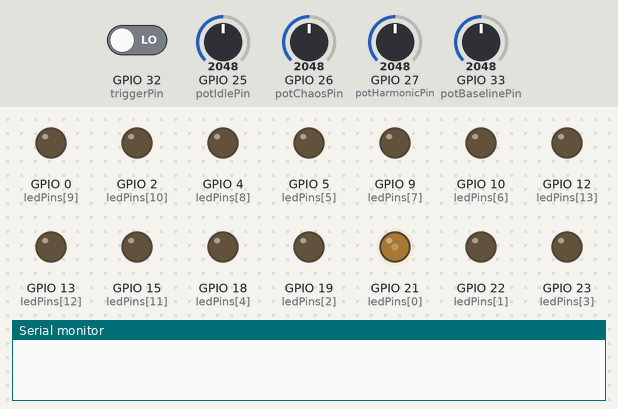
Simulated run of this sketch. Board: ESP32. Shown: output pins drawn as LEDs (lit = HIGH), the last lines printed to the serial monitor. The inputs (shaded band) are chosen by the test bench; at power-on: GPIO 33 (potBaselinePin) = 2048, GPIO 25 (potIdlePin) = 2048, GPIO 32 (triggerPin) LOW, GPIO 26 (potChaosPin) = 2048, GPIO 27 (potHarmonicPin) = 2048. Random numbers use the default seed unless the sketch sets one.

Above: at 1.2 s.
1.3 s: GPIO 33 (potBaselinePin) set to 3972
At 2.06 s:
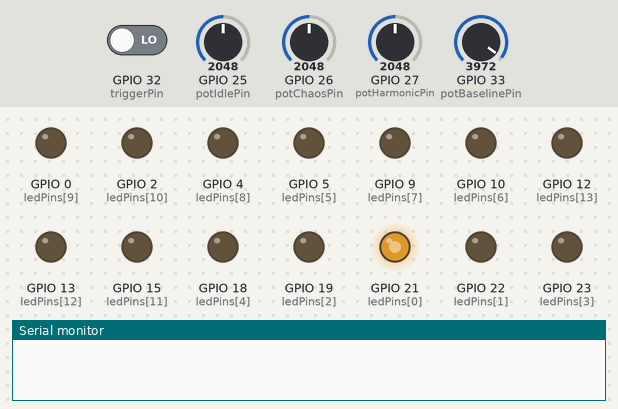
4.3 s: GPIO 25 (potIdlePin) set to 122
7.3 s: GPIO 32 (triggerPin) driven HIGH
At 8.36 s:
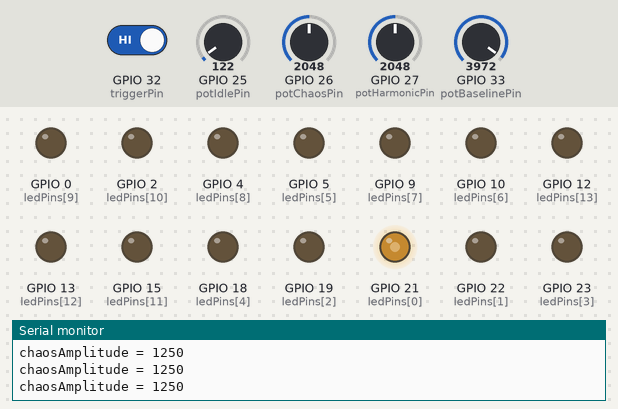
10.3 s: GPIO 26 (potChaosPin) set to 2866
13.3 s: GPIO 27 (potHarmonicPin) set to 2866
16.3 s: GPIO 26 (potChaosPin) set to 3972
Timing chart, 0 to 20.3 s (numbered marks = the images above; inputs shaded):
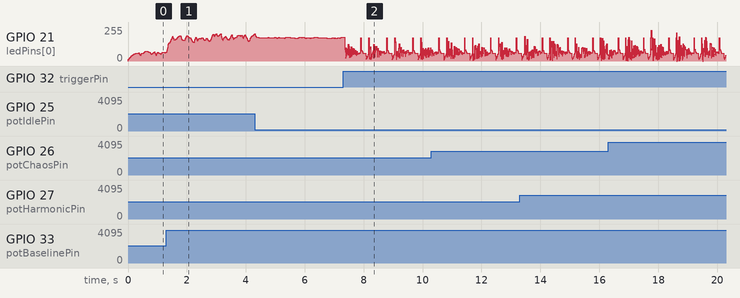

The sketch:

flameSynthesizer.ino
```cpp
// --- PIN DEFINITIONS ---
// Create as array that will store the LED gpio pin numbers
const uint8_t ledPins[] = {
  GPIO_NUM_21,
  GPIO_NUM_22,
  GPIO_NUM_19,
  GPIO_NUM_23,
  GPIO_NUM_18,
  GPIO_NUM_5,
  GPIO_NUM_10,
  GPIO_NUM_9,
  GPIO_NUM_4,
  GPIO_NUM_0,
  GPIO_NUM_2,
  GPIO_NUM_15,
  GPIO_NUM_13,
  GPIO_NUM_12
  };

const uint8_t triggerPin = 32; // Connect a button from this pin to GND

// Potentiometer pins (ESP32 ADC pins)
const uint8_t potIdlePin = 25;      // Adjusts idle flicker intensity
const uint8_t potChaosPin = 26;     // Adjusts chaotic amplitude
const uint8_t potHarmonicPin = 27;  // Adjusts the duration/damping of the harmonic ringing
const uint8_t potBaselinePin = 33;  // Adjusts the overall baseline brightness

// --- PWM SETTINGS ---
const uint16_t freq = 5000;
const uint8_t resolution = 12; // 0-4095

// --- STATE MACHINE ---
enum FlameState { IDLE, DROP, CHAOTIC, HARMONIC };
FlameState currentState = IDLE;

unsigned long stateStartTime = 0;
unsigned long currentTime = 0;

// --- IDLE FLICKER VARIABLES ---
uint16_t currentIdlePWM = 1000;  // Will quickly snap to actual baseline on startup
uint16_t targetIdlePWM = 1000;
unsigned long lastIdleChange = 0;


// Sharp drop to near-zero, followed by a fast 150ms recovery up to the baseline
const uint16_t dropDuration = 150;

// Violent random swings that decay over 600ms
const uint16_t chaosDuration = 600;

void setup() {
  Serial.begin(115200);
  while(!Serial);
  //delay(1000);

  for(uint8_t i = 0; i < 14; i++){
    // Configure LED pins as OUTPUTs
    pinMode(ledPins[i], OUTPUT);

    // Drive OUTPUTs LOW
    digitalWrite(ledPins[i], LOW);

    // configure LED PWMs
    ledcAttach(ledPins[i], freq, resolution);
  }

  // Configure trigger pin as input
  pinMode(triggerPin, INPUT);

  // Seed the random number generator
  randomSeed(analogRead(36));
}

void loop() {
  currentTime = millis();

  // --- READ TRIM POTS ---
  // Map the 0-4095 ADC readings to useful parameter ranges
  uint16_t idleIntensity = map(analogRead(potIdlePin), 0, 4095, 50, 800);
  uint16_t chaosAmplitude = map(analogRead(potChaosPin), 0, 4095, 500, 2000);
  float harmonicDamping = map(analogRead(potHarmonicPin), 0, 4095, 10, 50) / 1000.0;

  // New baseline brightness pot (mapped from a dim 200 up to a bright 3500)
  uint16_t baselinePWM = map(analogRead(potBaselinePin), 0, 4095, 200, 3500);

  //uint16_t outputPWM = 2000; // Baseline brightness
  uint16_t outputPWM = baselinePWM;
  unsigned long timeInState = currentTime - stateStartTime;

  // --- TRIGGER LOGIC ---
  // If button is pressed and we are currently IDLE, trigger the disturbance
  if (digitalRead(triggerPin) == HIGH && currentState == IDLE) {
    currentState = DROP;
    stateStartTime = currentTime;
    delay(50); // Simple debounce
  }

  // --- STATE MACHINE LOGIC ---
  switch (currentState) {

    case IDLE:
    {
      // Generate a smooth "drunken walk" flicker
      if (currentTime - lastIdleChange > random(20, 80)) {
        targetIdlePWM = baselinePWM + random(-idleIntensity, idleIntensity);
        lastIdleChange = currentTime;
      }
      // Smoothly move current PWM toward target PWM
      currentIdlePWM += (targetIdlePWM - currentIdlePWM) * 0.2;
      outputPWM = currentIdlePWM;
      //Serial.println("outputPWM = " + String(outputPWM));
    }
      break;

    case DROP:
    {
      if (timeInState < dropDuration) {
        outputPWM = map(timeInState, 0, dropDuration, 100, 2000);
        // outputPWM = map(timeInState, 0, dropDuration, 100, baselinePWM);
      } else {
        currentState = CHAOTIC;
        stateStartTime = currentTime;
      }
    }
      break;

    case CHAOTIC:
    {
      if (timeInState < chaosDuration) {
        // Calculate decaying envelope (1.0 down to 0.0)
        float envelope = 1.0 - ((float)timeInState / chaosDuration);
        uint16_t currentChaosAmp = chaosAmplitude * envelope;
        outputPWM = 2000 + random(-currentChaosAmp, currentChaosAmp);
      } else {
        currentState = HARMONIC;
        stateStartTime = currentTime;
      }
      Serial.println("chaosAmplitude = " + String(chaosAmplitude));
    }
      break;

    case HARMONIC:
    {
      // Damped sine wave ringing
      uint16_t harmonicDuration = 2000; // Max time in this state

      if (timeInState < harmonicDuration) {
        float timeSec = timeInState / 1000.0;
        float frequency = 8.0; // 8 Hz oscillation

        // Apply the damped sine wave formula
        float oscillation = sin(2 * PI * frequency * timeSec);
        float damping = exp(-harmonicDamping * timeInState);

        Serial.println("harmonicDamping = " + String(harmonicDamping));

        outputPWM = 2000 + (int)(chaosAmplitude * 0.5 * damping * oscillation);

        // Return to idle if the damping has essentially zeroed out the oscillation
        if (damping < 0.05) {
          currentState = IDLE;
          currentIdlePWM = outputPWM; // Seamlessly hand off
        }
      } else {
        currentState = IDLE;
      }
    }
    break;
  }

  // Constrain to 12-bit bounds before writing
  outputPWM = constrain(outputPWM, 0, 4095);

  // Apply a basic gamma curve for visual realism (squaring)
  // Normalized 0.0-1.0, squared, then mapped back to 0-4095
  float normalized = outputPWM / 4095.0;
  uint16_t gammaPWM = (uint16_t)((normalized * normalized) * 4095);

  ledcWrite(ledPins[0], gammaPWM);

  /*for(uint8_t i = 0; i < 14; i++){
    ledcWrite(ledPins[i], gammaPWM);
    //delay(10);
  }*/

  delay(10); // Loop pacing (~100Hz to match your original recording)
}
```
